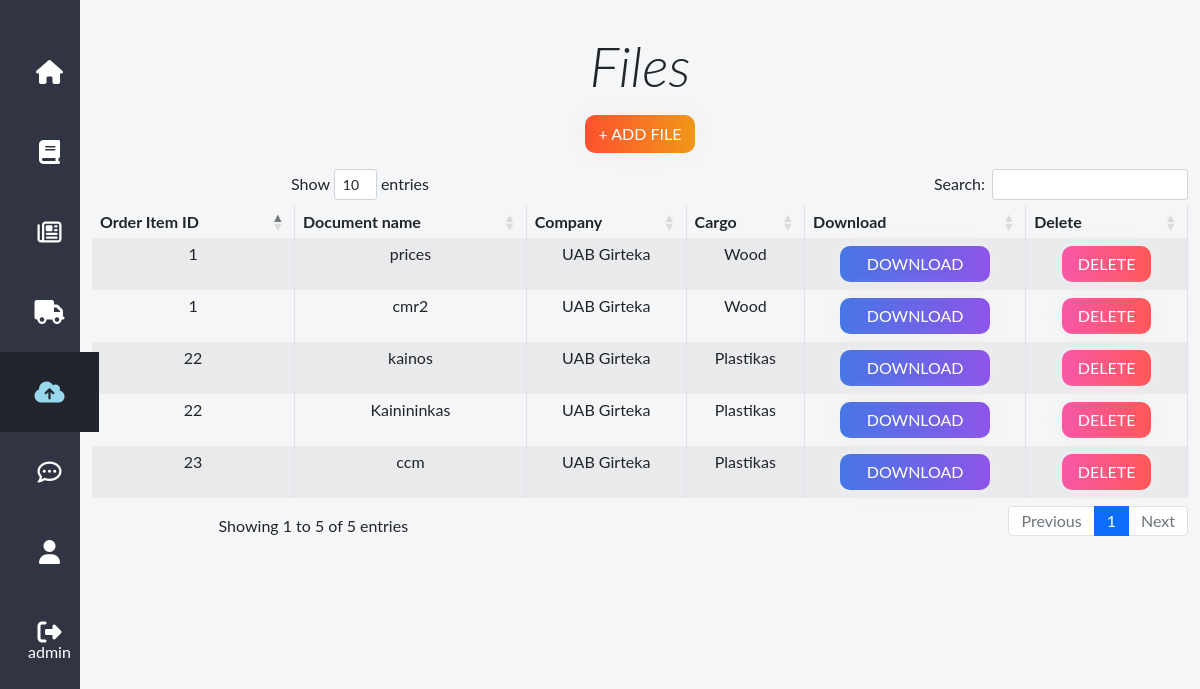
The page /uploads/ (signed in) on the database its author committed.
### transport/models.py (models this page shows, shortened)
class Upload(models.Model):
    order_item = models.ForeignKey(OrderItem, on_delete=models.SET_NULL, blank=True, null=True)
    file = models.FileField(upload_to="files", blank=True, null=True)
    name = models.CharField(max_length=200, blank=True, null=True)

class OrderItem(models.Model):
    cargo = models.ForeignKey(Cargo, on_delete=models.SET_NULL, blank=True, null=True)
    order = models.ForeignKey(Order, on_delete=models.SET_NULL, blank=True, null=True)
    truck = models.ForeignKey(Truck, on_delete=models.SET_NULL, blank=True, null=True)
    trailer = models.ForeignKey(Trailer, on_delete=models.SET_NULL, blank=True, null=True)
    driver = models.ForeignKey(Driver, on_delete=models.SET_NULL, blank=True, null=True)
    delivery_address = models.ForeignKey(DeliveryAddress, on_delete=models.SET_NULL, blank=True, null=True)
    date_delivery = models.DateField("Date Delivery", null=True, blank=True)
    date_loading = models.DateField("Date Loading", null=True, blank=True)
    delivery_price = models.FloatField(null=True, blank=True)
    quantity = models.IntegerField(default=1, null=True, blank=True)
    information = models.TextField(max_length=200, null=True, blank=True)
    delivery_status = (
        ('N', "Not yet ordered"),
        ('O', "Order accepted"),
        ('C', "Carried out"),
        ('F', "Order finished"),
    )
    status = models.CharField(
        max_length=1,
        choices=delivery_status,
        blank=True,
        default='N',
        help_text="Status",
    )
    class Meta:
        verbose_name = "Order Item"
        verbose_name_plural = "Order Items"

class Order(models.Model):
    def number_default_function():
        timestamp = str(datetime.datetime.now().timestamp())
        invoice = timestamp.split(".")[0] + timestamp.split(".")[1]
        return invoice
    customer = models.ForeignKey(Customer, on_delete=models.CASCADE, blank=True, null=True)
    date_ordered = models.DateField("Invoice issued", null=True, blank=True)
    invoice = models.CharField(max_length=100, null=True, blank=True, default=number_default_function)
    class Meta:
        verbose_name = "Order"
        verbose_name_plural = "Orders"

class Customer(models.Model):
    name = models.CharField(max_length=200, null=True, blank=True)
    surname = models.CharField(max_length=200, null=True, blank=True)
    phone = models.IntegerField(null=True, blank=True)
    email = models.EmailField(max_length=200, null=True)
    address = models.CharField(max_length=200, null=True, blank=True)
    company = models.CharField(max_length=200, null=True, blank=True)
    class Meta:
        verbose_name = "Customer"
        verbose_name_plural = "Customers"

class Cargo(models.Model):
    cargo = models.CharField(max_length=200, null=True, blank=True)
    weight = models.FloatField(null=True, blank=True)
    dangerous = models.BooleanField(default=False, null=True, blank=True)
    dimensions = models.CharField(max_length=200, null=True, blank=True)
    information = models.TextField(max_length=200, null=True, blank=True)
    class Meta:
        verbose_name = "Cargo"
        verbose_name_plural = "Cargoes"

### transport/views.py (the view)
# urls.py: path('uploads/', views.UploadsListView.as_view(), name='uploads'),
class UploadsListView(LoginRequiredMixin, ListView):
    model = Upload
    context_object_name = 'files'
    template_name = 'uploads.html'

### transport/templates/uploads.html (shortened to what this page needs)
{% extends "base.html" %}
{% load crispy_forms_tags %}
{% block content %}
    <div>
    <div class="container mb-3 mt-3">
        <p class="display-4" style="font-style:italic;">Files</p>
        <a class="btn btn-create" href="{% url 'add_file' %}">+ Add File</a>
    </div>
    <div class="container mb-3 mt-3">
       <table class="table table-striped table-bordered myDataTable stripe " style="width:100%">
        <thead>
            <tr>
                <th>Order Item ID</th>
                <th>Document name</th>
                <th>Company</th>
                <th>Cargo</th>
                <th>Download</th>
                <th>Delete</th>
            </tr>
        </thead>
        <tbody>
            {% for file in files  %}
            <tr>
                <td>{{file.order_item.id}}</td>
                <td>{{file.name }}</td>
                <td>{{file.order_item.order.customer.company}}</td>
                <td>{{file.order_item.cargo.cargo }}</td>
                <td>
                    {% if file.file %}
                    <a class="btn btn-grad mx-auto" href="{{ file.file.url }}"  style="max-width:150px;">Download</a>
                    {% endif %}
                </td>
                <td>
                    <form method="POST" action="{% url 'delete_item' file.pk %}">
                    <button class="btn btn-grad btn-delete mx-auto" type="submit" style="max-width:150px;">Delete</button>
                    </form>
                </td>
            </tr>
            {% endfor %}
        </tbody>
    </table>
    </div>
 </div>
{% endblock content %}

### transport/templates/base.html (shortened to what this page needs)
<!DOCTYPE html>
{% load static %}
<html lang="en">
<head>
    <link href="https://cdn.jsdelivr.net/npm/bootstrap@5.0.2/dist/css/bootstrap.min.css" rel="stylesheet">
	<link href="https://cdn.datatables.net/1.11.5/css/dataTables.bootstrap4.min.css"  rel="stylesheet">
    <link rel="stylesheet" type="text/css" href="{% static 'css/styles.css' %}?{% now 'U' %}">
</head>
<body>
<nav class="sidebar-navigation navbar-expand-sm" style="z-index:100;">
	<div style="text-align:center; padding:1em 0;">
	</div>
	<div class="collapse navbar-collapse" id="navbarNavDropdown">
	<ul style="padding-left: 0px;">
		<li name="home">
			<a href="{% url 'home' %}"><i class="fa fa-home"></i></a>
		</li>
		{% if user.is_authenticated %}
		<li name="orders">
			<a href="{% url 'orders' %}"><i class="fa fa-book"></i></a>
		</li>
		<li name="order_lines">
			<a href="{% url 'order_lines' %}"><i class="fa fa-newspaper-o"></i></a>
		</li>
		<li name="links">
			<a href="{% url 'links' %}"><i class="fa fa-truck"></i></a>
		</li>
		<li name="uploads">
			<a href="{% url 'uploads' %}"><i class="fa fa-cloud-upload"></i></a>
		</li>
		<li name="messages">
			<a href="{% url 'messages'%}"><i class="fa fa-commenting-o"></i></a>
		</li>
		<li name="profile">
			<a href="{% url 'profile'%}"><i class="fa fa-user"></i></a>
		</li>
		{% endif %}
		<li name="login">
			{% if user.is_authenticated %}
			<a href="{% url 'logout'%}?next=/home"><i class="fa fa-sign-out"></i></a>
			{{ user.get_username }}
			{% else %}
			<a href="{% url 'login'%}?next={{request.path}}"><i class="fa fa-sign-in"></i></a>
			<span class="tooltip">Log In</span>
			{% endif %}
		</li>
	</ul>
	</div>
    </nav>
        <div class="my-container">
            <br>
            {% block content %}
            {% endblock content %}
        </div>
</body>
</html>

### static/css/styles.css (style rules this page uses)
* { margin: 0; padding: 0; box-sizing: border-box; list-style: none; font-family: "Lato", sans-serif; line-height: 1; }
body { background-color: #f5f6f8; }
.sidebar-navigation { display: inline; position: fixed; min-height: 100vh; width: 80px; background-color: #313443; }
.sidebar-navigation ul { text-align: center; color: white; margin: 0 auto; }
.sidebar-navigation ul li { padding: 28px 28px; cursor: pointer; }
.sidebar-navigation ul li i { display: block; font-size: 24px; }
.sidebar-navigation ul li.active { background-color: #22252e; margin: 0 auto; }
.sidebar-navigation ul li.active i { color: #98d7ec; }
a { text-decoration:none; color:#fff; }
.my-container { font-family: 'Roboto', sans-serif; font-weight: 400; overflow: hidden; margin-left:80px; text-align:center; }
.btn-grad { background-image: linear-gradient(to right, #4776E6 0%, #8E54E9 51%, #4776E6 100%) }
.btn-grad { padding: 5px 15px; text-align: center; text-transform: uppercase; transition: 0.5s; background-size: 200% auto; color: white; box-shadow: 0 0 20px #eee; border-radius: 10px; display: block; }
.btn-create { background-image: linear-gradient(to right, #FF512F 0%, #F09819 51%, #FF512F 100%) }
.btn-create { max-width:150px; margin:0; text-align: center; text-transform: uppercase; transition: 0.5s; background-size: 200% auto; color: white; box-shadow: 0 0 20px #eee; border-radius: 10px; display: inline-block; }
.btn-delete { background-image: linear-gradient(to right, #f857a6 0%, #ff5858 51%, #f857a6 100%) }

### rows shown on the page
Upload: order_item.id "1", name "prices", order_item.order.customer.company "UAB Girteka", order_item.cargo.cargo "Wood"
Upload: order_item.id "23", name "ccm", order_item.order.customer.company "UAB Girteka", order_item.cargo.cargo "Plastikas"
Upload: order_item.id "1", name "cmr2", order_item.order.customer.company "UAB Girteka", order_item.cargo.cargo "Wood"
Upload: order_item.id "22", name "kainos", order_item.order.customer.company "UAB Girteka", order_item.cargo.cargo "Plastikas"
Upload: order_item.id "22", name "Kainininkas", order_item.order.customer.company "UAB Girteka", order_item.cargo.cargo "Plastikas"

### other values the page prints
{{ user.get_username }} "admin"
